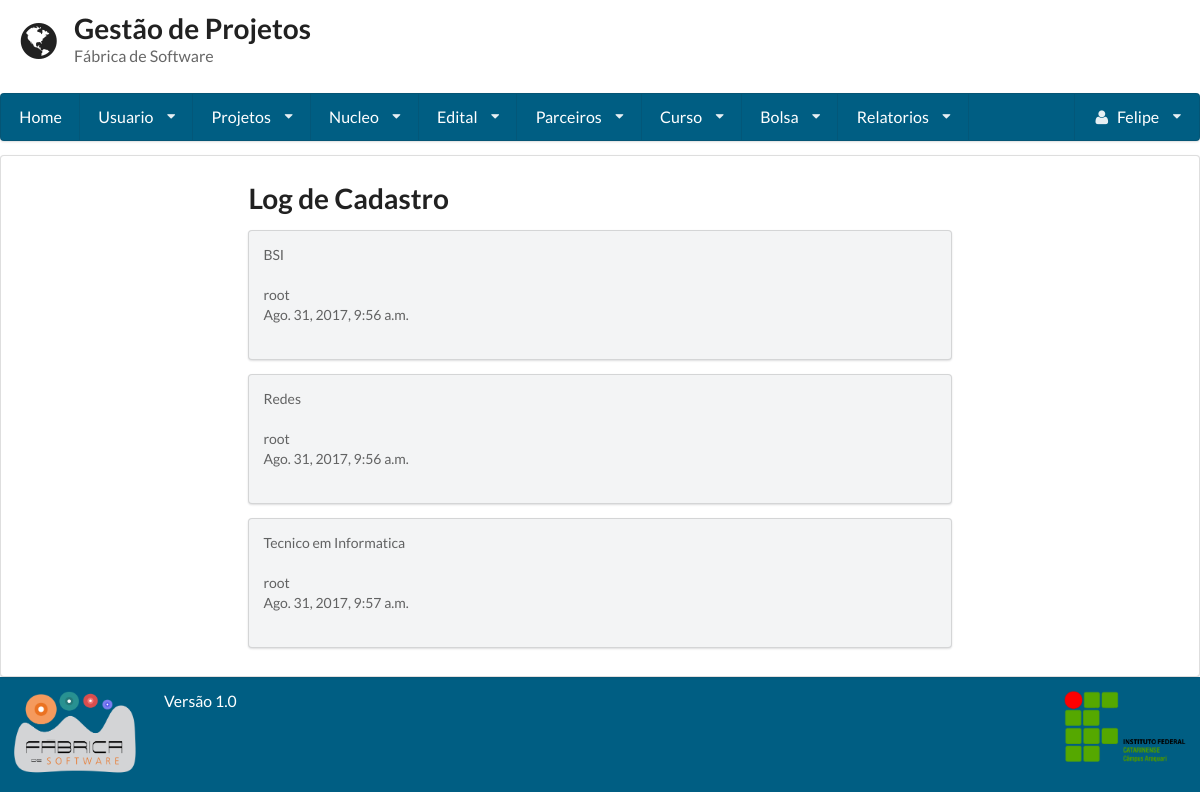
/log_cadastro/ (signed in), run on an earlier commit of the app's database.
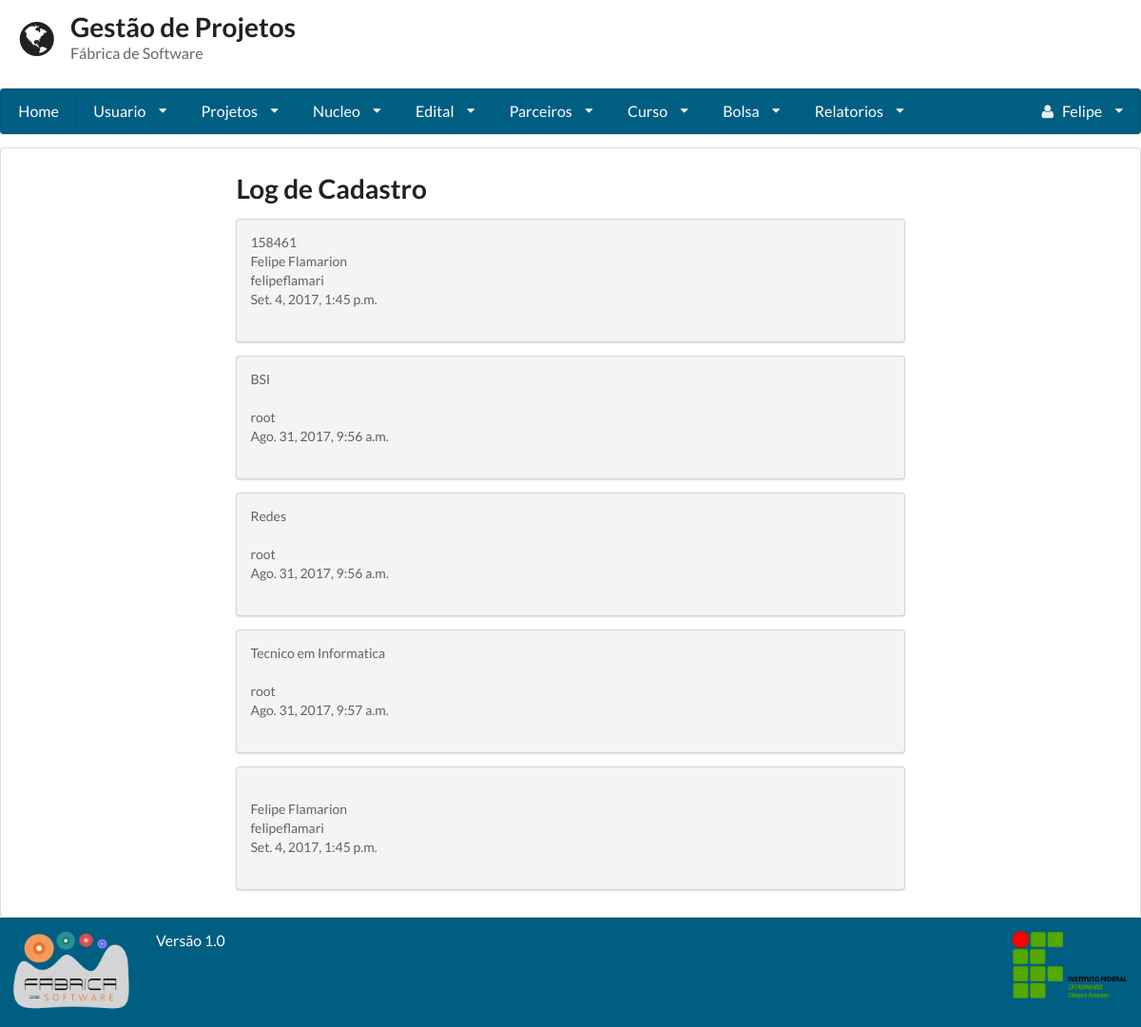
And on a later commit of the database.
### gestaoapp/models/curso.py (models this page shows, shortened)
class Curso(models.Model):
    curso = models.CharField(max_length=255)
    data_hora_cadastro = models.DateTimeField(auto_now=True)
    responsavel_cadastro = models.ForeignKey(User)

### gestaoapp/models/edital.py (models this page shows, shortened)
class Edital(models.Model):
    numero = models.IntegerField(unique=True)
    orgao_concedente = models.CharField(max_length=255)
    dt_inicio = models.DateField()
    dt_termino = models.DateField()
    url_edital = models.URLField(max_length=200, null=True, blank=True)
    verba = models.FloatField(null=True, blank=True)
    qtd_bolsa = models.IntegerField(null=True, blank=True)
    pdf_edital = models.FileField(null=True, blank=True)
    data_hora_cadastro = models.DateTimeField(auto_now=True)
    responsavel_cadastro = models.ForeignKey(User)

### gestaoapp/models/bolsa.py (models this page shows, shortened)
class Bolsa(models.Model):
    codigo = models.CharField(max_length=255)
    valor = models.DecimalField(max_digits=8, decimal_places=2)
    dt_inicio = models.DateField()
    dt_termino = models.DateField()
    edital = models.ForeignKey(Edital)
    qtd_pagamento = models.IntegerField(default=0, null=True, blank=True)
    status = models.BooleanField(default=True)
    vinculos = models.ManyToManyField(Usuario, through='Vinculo', blank=True)
    data_hora_cadastro = models.DateTimeField(auto_now=True)
    responsavel_cadastro = models.ForeignKey(User, related_name= 'responsavel')
    responsavel_gerencia = models.ForeignKey(Usuario, related_name= 'responsavel_gerencia')

### gestaoapp/views/logcadastro.py (the view)
# urls.py: url(r'^log_cadastro/', LogCadastro.as_view()),
class LogCadastro(LoginRequiredMixin, View):
        template = 'relatorio/visualizar.html'
        def get(self, request):
            projeto = Projeto.objects.all()
            usuario = User.objects.all()
            nucleo = Nucleo.objects.all()
            edital = Edital.objects.all()
            curso = Curso.objects.all()
            parceiro = Parceiro.objects.all()
            bolsa = Bolsa.objects.all()
            return render(request, self.template, {'projetos': projeto, 'usuario': usuario, 'nucleos': nucleo, 'editals': edital, 'cursos': curso, 'bolsas':bolsa, 'parceiros':parceiro })

### gestaoapp/templates/relatorio/visualizar.html (shortened to what this page needs)
{% extends 'base.html' %}
{% block conteudo %}
    <h1 class="ui header">Log de Cadastro </h1>
    {% for edital in editals %}
        <div class="ui secondary segment">
            {{ edital.numero }}<br>
            {{ edital.responsavel_cadastro.first_name }} {{ edital.responsavel_cadastro.last_name }} <br>
            {{ edital.responsavel_cadastro.username }} <br>
            {{ edital.data_hora_cadastro }}<br>
            <br>
        </div>
    {% endfor %}
    {% for curso in cursos %}
        <div class="ui secondary segment">
            {{ curso.curso }}<br>
            {{ curso.responsavel_cadastro.first_name }} {{ curso.responsavel_cadastro.last_name }} <br>
            {{ curso.responsavel_cadastro.username }} <br>
            {{ curso.data_hora_cadastro }}<br>
            <br>
        </div>
    {% endfor %}
 {% for bolsa in bolsas %}
        <div class="ui secondary segment">
            {{ bolsa.curso }}<br>
            {{ bolsa.responsavel_cadastro.first_name }} {{ bolsa.responsavel_cadastro.last_name }} <br>
            {{ bolsa.responsavel_cadastro.username }} <br>
            {{ bolsa.data_hora_cadastro }}<br>
            <br>
        </div>
    {% endfor %}
{% endblock %}

### gestaoapp/templates/base.html (shortened to what this page needs)
<!doctype html>
<head>
    {% load staticfiles %}
    <link rel="stylesheet" href="{% static 'semantic-2.1/dist/semantic.css' %}"/>
    <link rel="stylesheet" href="{% static 'base.css' %}"/>
</head>
<body class="cor-fundo">
<header class="cabecalho">
    <div class="ui grid">
        <div class="row">
            <div class='twelve wide column'>
                <h1 class="ui header">
                    <i class='ui icon world'></i>
                    <div class="ui content">
                        Gestão de Projetos
                        <p class="sub header">
                            Fábrica de Software
                        </p>
                    </div>
                </h1>
            </div>
        </div>
        {% if user.is_authenticated %}
            <div class="computer only row">
                <nav class="ui large menu stackable"><a class="item" href="/home">Home</a>
                    <div class="ui dropdown item">Usuario<i class="dropdown icon"></i>
                    </div>
                    <div class="ui dropdown item">Projetos<i class="dropdown icon"></i>
                    </div>
                    <div class="ui dropdown item">Nucleo<i class="dropdown icon"></i>
                    </div>
                    <div class="ui dropdown item">Edital<i class="dropdown icon"></i>
                    </div>
                    <div class="ui dropdown item">Parceiros<i class="dropdown icon"></i>
                    </div>
                    {% if user.is_superuser %}
                        <div class="ui dropdown item">Curso<i class="dropdown icon"></i>
                        </div>
                    {% endif %}
                    {% if user.is_superuser %}
                        <div class="ui dropdown item">Bolsa<i class="dropdown icon"></i>
                        </div>
                    {% endif %}
                    {% if user.is_superuser %}
                        <div class="ui dropdown item">Relatorios<i class="dropdown icon"></i>
                        </div>
                    {% endif %}
                    <div class="ui dropdown item right floated"><i class="user icon"></i>
                        {{ request.user.first_name }} <i class="dropdown icon"></i>
                    </div>
                </nav>
            </div>
        {% endif %}
    </div>
</header>
<article class="corpo ui segment cor-conteudo">
    <div class="ui grid">
        <div class="row">
            <div class="three wide column"></div>
            <div class="ten wide column">
                {% block conteudo %}
                {% endblock %}
            </div>
        </div>
    </div>
</article>
<footer class="ui grid rodape verde_escuro">
    <div class="two wide column">
        <img class="ui small image" src="{% static 'fabrica.png' %}">
    </div>
    <div class=" twelve wide column">
        <label class="centered"> Versão 1.0 </label>
    </div>
    <div class="two wide column">
        <img class="ui small image" src="{% static 'ifc2.png' %}">
    </div>
</footer>
</body>
</html>

### static/base.css (style rules this page uses)
.ui.grid { margin: 0 !important; padding: 0 !important; }
.cabecalho { min-height: 16% !important; color: #005e83 !important; }
.cabecalho .grid { margin: 0 !important; padding: 0 !important; }
.corpo { min-height: 64.9% !important; }
.rodape { min-height: 11% !important; }
article { margin: 0 !important; }
.verde_escuro { background: #005e83 !important; color: #FFFFFF !important; }
.ui.menu { width: 100% !important; background-color: #005e83 !important; }
.ui.menu > .item { color: #FFF !important; }
label { font-size: 1.125em !important; }

What changed in the data, as far as the page shows it:
added Edital: numero "158461", responsavel_cadastro.first_name "Felipe", responsavel_cadastro.last_name "Flamarion", responsavel_cadastro.username "felipeflamari", data_hora_cadastro "Set. 4, 2017, 1:45 p.m."
added Bolsa: responsavel_cadastro.first_name "Felipe", responsavel_cadastro.last_name "Flamarion", responsavel_cadastro.username "felipeflamari", data_hora_cadastro "Set. 4, 2017, 1:45 p.m."
